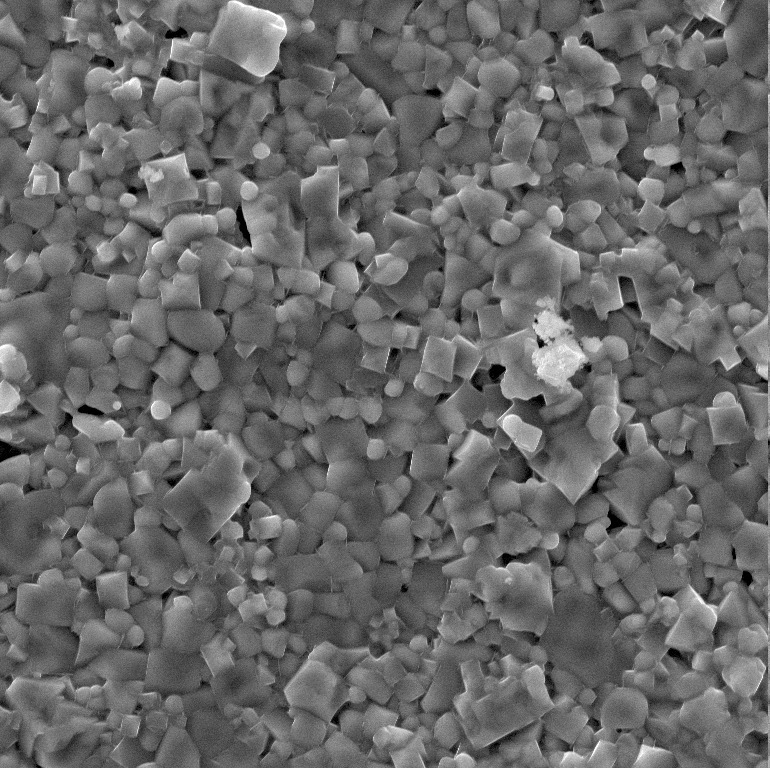
#> input picture Tecnicas/sem.jpeg, 770 x 768 px
$ jupyter execute --allow-errors tecnicas.ipynb
#> lines starting #> are read from the running program, lines starting #| are printed output that depends on the picture
[cell 1]
import numpy as np
import pandas as pd
from matplotlib import pyplot as plt

[cell 2]
xup = np.linspace(0, 7)
xcons = np.linspace(7, 17)
xdown = np.linspace(17, 22)
xtotal = np.linspace(0, 22, 2)

yup = 880/7*xup + 20
ycons = xcons*0 + 900
ydown = 900 - 880/5*(xdown-17)

plt.plot(xtotal, np.ones(2)*900, '--', color = 'gray', label = r'$T_{max}$')
plt.plot(xtotal, np.ones(2)*20, '--', color = 'aqua', label = r'$T_{amb}$')
plt.plot(xup, yup, '-', color='firebrick', label = 'T(t)')
plt.plot(xcons, ycons, '-', color='firebrick')
plt.plot(xdown, ydown, '-', color='firebrick')

plt.xlabel(r'$t \ (horas)$')
plt.ylabel(r'$T \ (^\circ C)$')

plt.xticks(np.arange(0, 23, 2))
plt.yticks((20, *np.linspace(100, 900, 9)))

plt.legend(loc='upper right')

plt.savefig('temp.png')
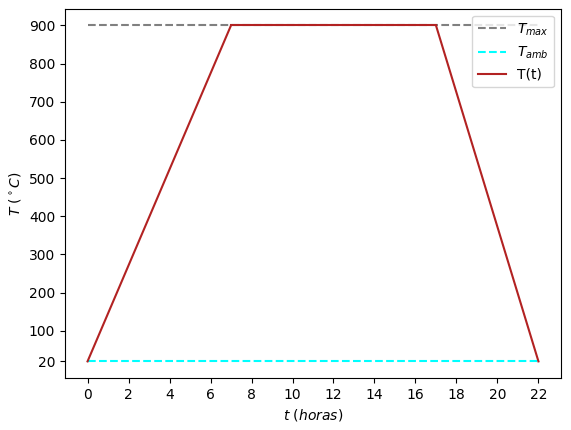
#> figure drawn by matplotlib, 1 panel; curve peaks at x = 7, y = 900

#> (a cell that did not finish here is left out)

[cell 4]
from matplotlib import animation as ani
import matplotlib

matplotlib.rcParams.update({'font.size':14})

#> (the rest of this cell did not finish here and is left out)

[cell 5]
import cv2
eps = 50

image = cv2.imread('sem.jpeg')
#> image is the input picture: shape (768, 770, 3); min 0, max 255, mean 103.7
aux = np.reshape(image.mean(2),(-1))

porosity = aux[aux < eps].size/aux.size
#> porosity = 0.0268

porosity
#> Out = 0.0268
